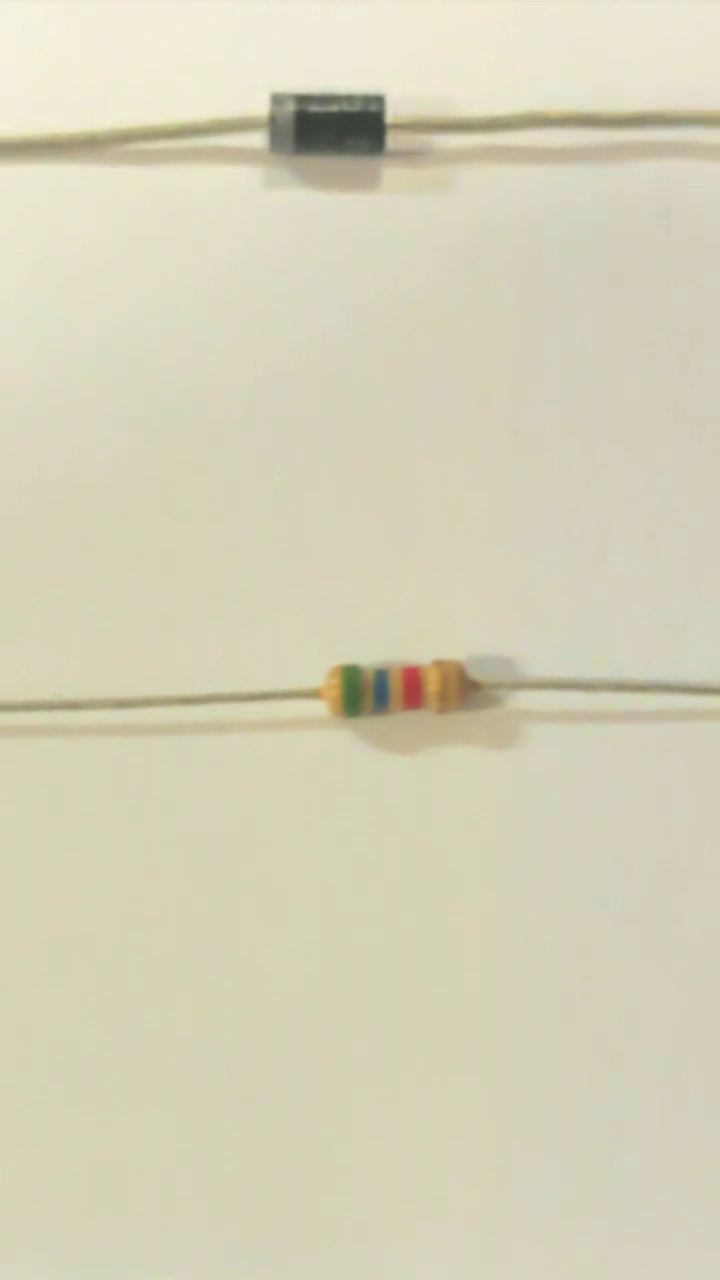
//> input picture frame 84 of TP-VC/video_resistors.mp4, 720 x 1280 px
$ ./project7   (built with g++ and OpenCV 4)
//> lines starting //> are read from the running program, lines starting //| are printed output that depends on the picture; after the words box and inside, x2 and y2 are one past the last pixel; in counts of white or black regions, pixels touching at a corner belong together
#include <opencv2/opencv.hpp>
#include <iostream>
#include <map>
#include <string>
#include <vector>
#include <iomanip>
#include <sstream>

// Função para criar cv::Scalar a partir de valores RGB
cv::Scalar rgb(int r, int g, int b)
{
    return cv::Scalar(b, g, r); // OpenCV usa BGR por padrão
}

// Definição das cores RGB para cada cor de faixa
std::map<std::string, cv::Scalar> rgbColorMap = {
    {"Black", rgb(54, 62, 55)},
    {"Brown", rgb(139, 69, 19)},
    {"Red", rgb(203, 63, 76)}, // nao mexer
    {"Orange", rgb(176, 110, 62)},
    {"Yellow", rgb(255, 255, 0)},
    {"Green", rgb(89, 105, 61)},
    {"Blue", rgb(54, 139, 225)}, // nao mexer
    {"Violet", rgb(238, 130, 238)},
    {"Gray", rgb(128, 128, 128)},
    {"White", rgb(255, 255, 255)},
    {"Gold", rgb(255, 215, 0)},
    {"Silver", rgb(192, 192, 192)} // nao mexer
};

// Função para converter RGB para HSV usando OpenCV
cv::Scalar rgbToHsv(int r, int g, int b)
{
    cv::Mat rgb(1, 1, CV_8UC3, cv::Scalar(b, g, r)); // OpenCV usa BGR por padrão
    cv::Mat hsv;
    cv::cvtColor(rgb, hsv, cv::COLOR_BGR2HSV);

    cv::Vec3b hsvVec = hsv.at<cv::Vec3b>(0, 0);
    return cv::Scalar(hsvVec[0], hsvVec[1], hsvVec[2]);
}

// Definição das cores HSV para cada cor de faixa, convertidas de RGB
std::map<std::string, cv::Scalar> hsvColorMap;

void initializeHsvColorMap()
{
    for (const auto &color : rgbColorMap)
    {
        int r = color.second[2];
        int g = color.second[1];
        int b = color.second[0];
        hsvColorMap[color.first] = rgbToHsv(r, g, b);
    }
//> further down, frame is the input picture: 1280 rows x 720 cols, CV_8UC3; mean B, G, R 184.3, 209.4, 212.8
}

struct Resistor
{
    cv::Rect boundingBox;
    cv::Point centroid;
    std::vector<std::string> colorBands;
    std::string value;
};

std::string decodeResistorValue(const std::vector<std::string> &colors)
{
    if (colors.size() < 3)
        return "Invalid";

    std::map<std::string, int> digitMap = {
        {"Black", 0}, {"Brown", 1}, {"Red", 2}, {"Orange", 3}, {"Yellow", 4}, {"Green", 5}, {"Blue", 6}, {"Violet", 7}, {"Gray", 8}, {"White", 9}};

    std::map<std::string, double> multiplierMap = {
        {"Black", 1}, {"Brown", 10}, {"Red", 100}, {"Orange", 1000}, {"Yellow", 10000}, {"Green", 100000}, {"Blue", 1000000}, {"Gold", 0.1}, {"Silver", 0.01}};

    if (digitMap.find(colors[0]) == digitMap.end() ||
        digitMap.find(colors[1]) == digitMap.end() ||
        multiplierMap.find(colors[2]) == multiplierMap.end())
    {
        return "Invalid";
    }

    int value = digitMap[colors[0]] * 10 + digitMap[colors[1]];
    value *= multiplierMap[colors[2]];
    return std::to_string(value) + " Ohms";
}

void processFrame(cv::Mat &frame, std::vector<Resistor> &resistors)
{
    cv::Mat hsv;
    cv::cvtColor(frame, hsv, cv::COLOR_BGR2HSV); // Função 1 adicional
//> hsv: 1280 rows x 720 cols, CV_8UC3; mean H, S, V 26.8, 34.7, 213

    for (auto it = hsvColorMap.begin(); it != hsvColorMap.end(); ++it)
    {
        const std::string &colorName = it->first;
        const cv::Scalar &hsvColor = it->second;

        cv::Mat mask;
        cv::inRange(hsv, hsvColor - cv::Scalar(10, 50, 50), hsvColor + cv::Scalar(10, 255, 255), mask);

        std::vector<std::vector<cv::Point>> contours;
        cv::findContours(mask, contours, cv::RETR_EXTERNAL, cv::CHAIN_APPROX_SIMPLE); // Função 2 adicional

        for (const auto &contour : contours)
        {
            cv::Rect boundingBox = cv::boundingRect(contour);
            if (boundingBox.area() > 1000)
            { // Ajuste o limite conforme necessário
                cv::Point centroid = (boundingBox.br() + boundingBox.tl()) * 0.5;
                bool matched = false;

                for (auto &resistor : resistors)
                {
                    if ((boundingBox & resistor.boundingBox).area() > 0)
                    {
                        resistor.colorBands.push_back(colorName);
                        resistor.boundingBox |= boundingBox; // Atualiza a bounding box para incluir o novo contorno
                        matched = true;
                        break;
                    }
                }

                if (!matched)
                {
                    std::vector<std::string> colorBands = {colorName};
                    resistors.push_back({boundingBox, centroid, colorBands, ""});
                }
            }
        }
    }
//> this loop made 12 passes
//> pass 1, in processFrame, `cv::inRange(hsv, hsvColor - cv::Scalar(10, 50, 50), hsvColor + cv::Sca..`:
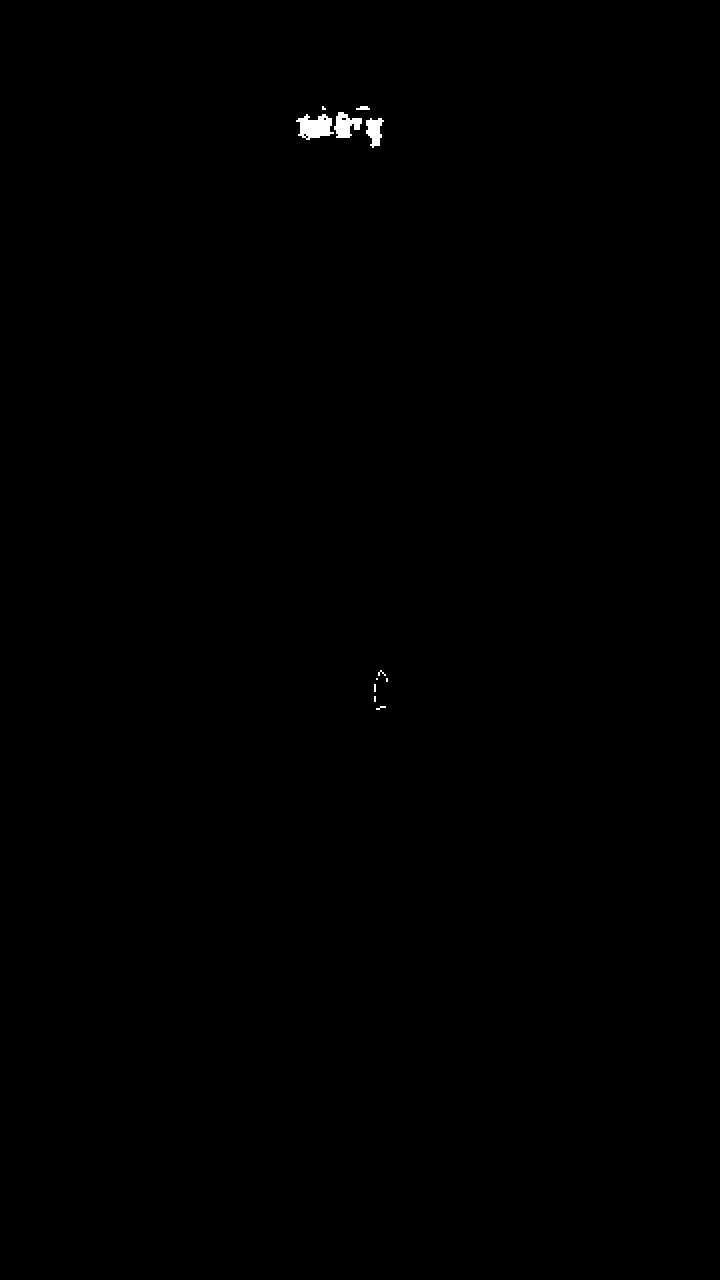
//> mask: 1280 rows x 720 cols, CV_8UC1; 0.17% white; 11 white regions (5 under 20 px), largest, box (x1, y1, x2, y2) and area: (296, 114, 334, 140) 636, (334, 112, 362, 138) 444, (366, 118, 384, 148) 340, (356, 106, 370, 110) 44, (378, 670, 386, 676) 20, (376, 706, 386, 710) 20
//> after the loop, resistors = 3 items

    for (auto &resistor : resistors)
    {
        if (resistor.colorBands.size() >= 3)
        {
            resistor.value = decodeResistorValue(resistor.colorBands);
        }
        else
        {
            resistor.value = "Invalid";
        }
    }
//> this loop made 3 passes
//> (value in decodeResistorValue, resistor.value) on pass 1: (0, "0 Ohms")
}

void drawResistors(cv::Mat &frame, const std::vector<Resistor> &resistors)
{
    for (const auto &resistor : resistors)
    {
        cv::rectangle(frame, resistor.boundingBox, cv::Scalar(0, 255, 0), 2);
        cv::circle(frame, resistor.centroid, 5, cv::Scalar(255, 0, 0), -1);
        cv::putText(frame, resistor.value, resistor.boundingBox.tl() - cv::Point(0, 10), cv::FONT_HERSHEY_SIMPLEX, 0.5, cv::Scalar(0, 255, 0), 2);
    }
}

int main()
{
    initializeHsvColorMap();

    cv::VideoCapture cap("video_resistors.mp4");
    if (!cap.isOpened())
    {
        std::cerr << "Erro ao abrir o vídeo!" << std::endl;
        return -1;
    }

    cv::Mat frame;
    while (cap.read(frame))
    {
        if (frame.empty())
        {
            std::cerr << "Erro ao capturar o frame!" << std::endl;
            break;
        }

        std::vector<Resistor> resistors;
        processFrame(frame, resistors);
//> resistors = 3 items
        drawResistors(frame, resistors);
//> the loop in drawResistors, `for (const auto &resistor : resistors)` made 3 passes
//> resistor.value on pass 1: "0 Ohms"
//> pass 1, in drawResistors, `cv::putText(frame, resistor.value, resistor.boundingBox.tl() - cv::Poi..`:
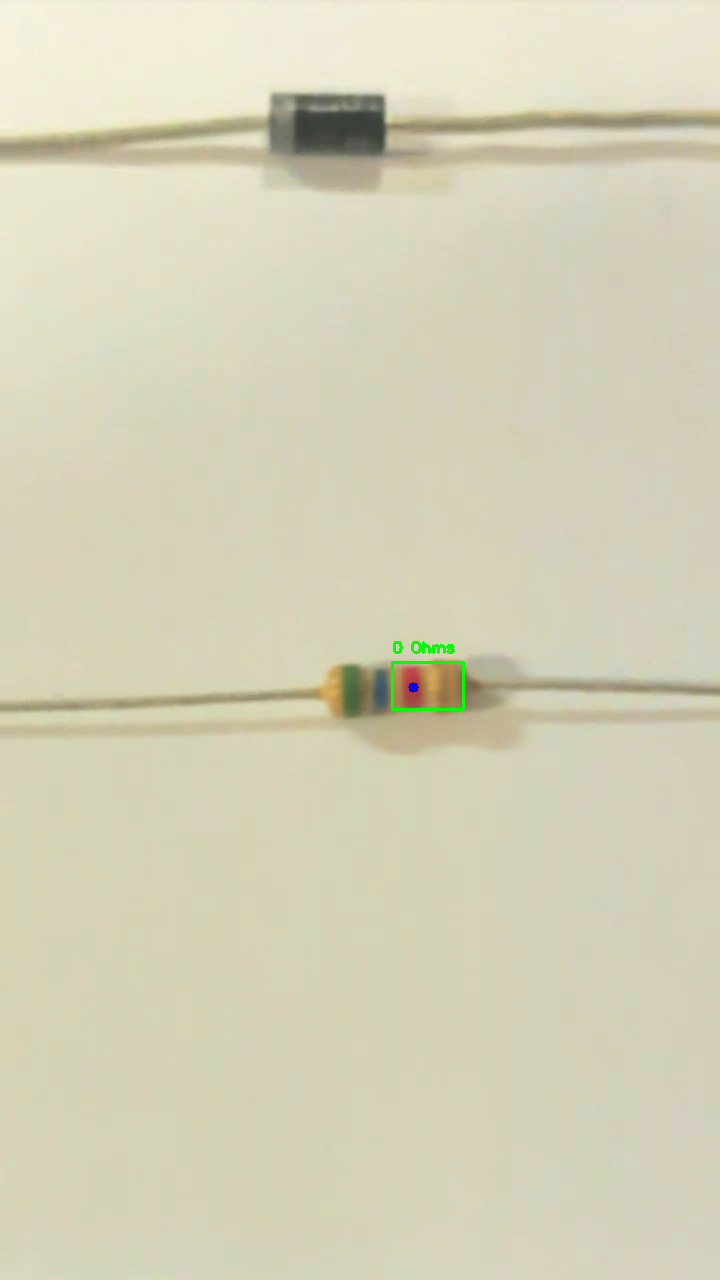
//> frame: 1280 rows x 720 cols, CV_8UC3; 0.13% of pixels changed, all inside (x1, y1, x2, y2) = (391, 641, 465, 711)
//> pass 2, in drawResistors, `cv::putText(frame, resistor.value, resistor.boundingBox.tl() - cv::Poi..`:
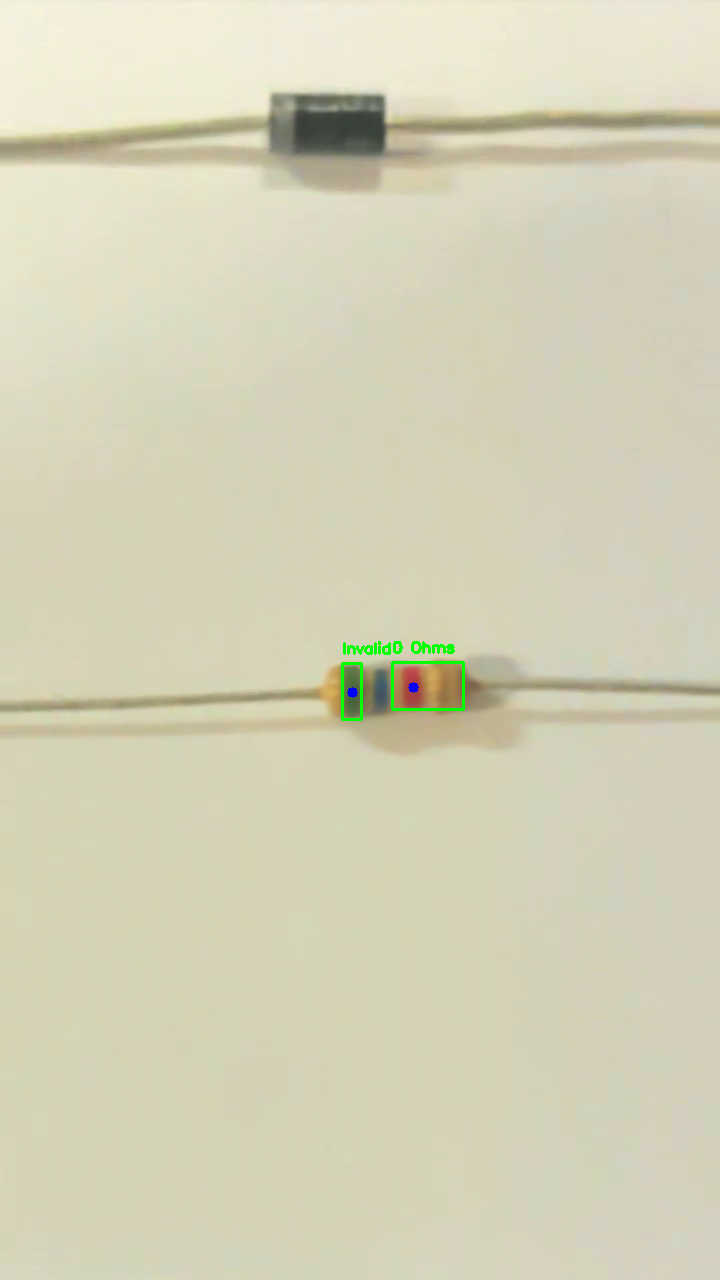
//> frame: 1280 rows x 720 cols, CV_8UC3; 0.1% of pixels changed, all inside (x1, y1, x2, y2) = (341, 641, 391, 721)
//> pass 3, in drawResistors, `cv::putText(frame, resistor.value, resistor.boundingBox.tl() - cv::Poi..`:
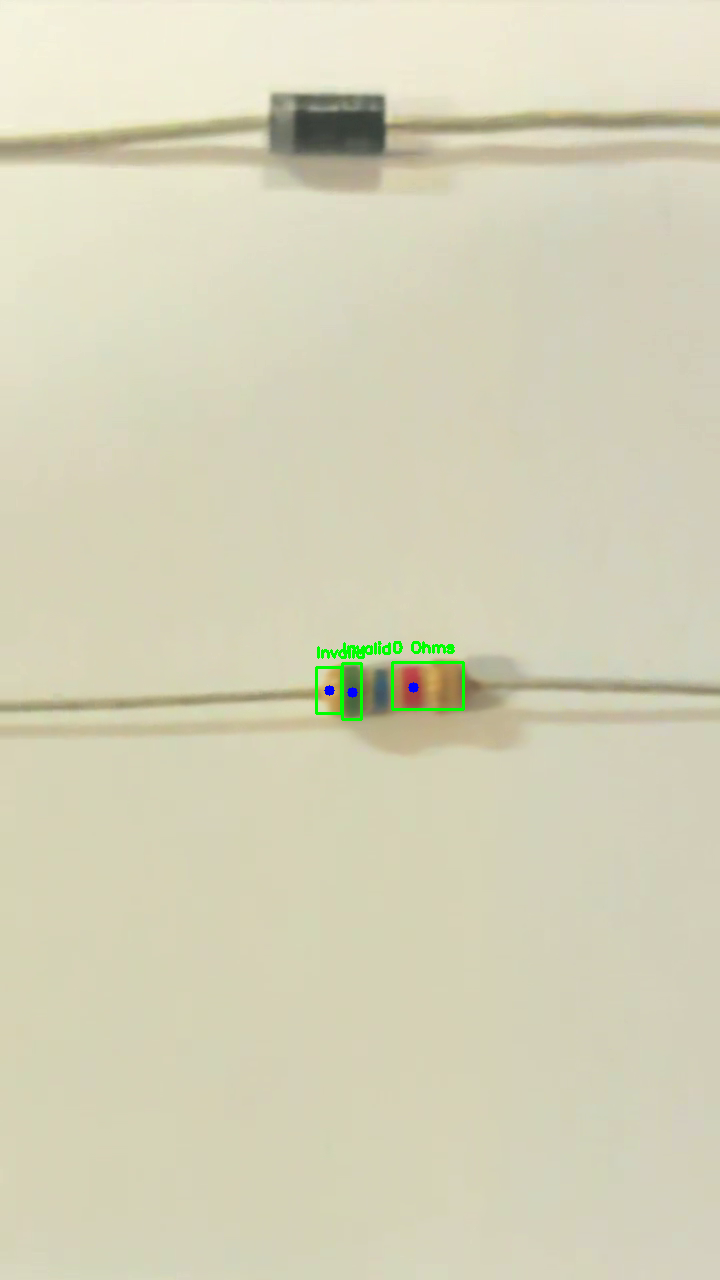
//> frame: 1280 rows x 720 cols, CV_8UC3; 0.07% of pixels changed, all inside (x1, y1, x2, y2) = (315, 645, 365, 715)
        cv::imshow("Processed Frame", frame);
        if (cv::waitKey(30) >= 0)
//> the Esc key is pressed
            break;
    }

    return 0;
}

$ run again, starting later in the video
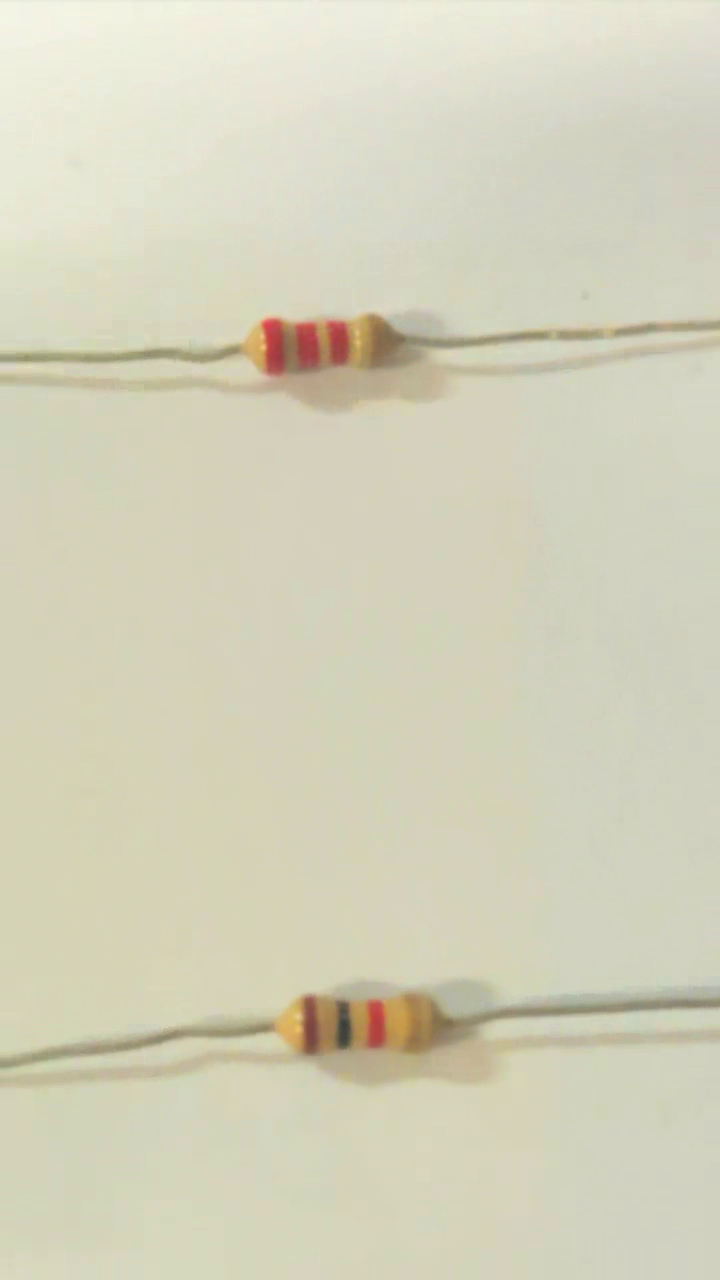
//> input picture frame 380 of TP-VC/video_resistors.mp4, 720 x 1280 px
//> frame is the input picture: 1280 rows x 720 cols, CV_8UC3; mean B, G, R 187.1, 209.6, 211.7
//> hsv: 1280 rows x 720 cols, CV_8UC3; mean H, S, V 28.7, 30.7, 212.2
//> after the loop in processFrame, `for (auto it = hsvColorMap.begin(); it != hsvColorMap.end(); ++it)`: resistors = 5 items
//> the loop in processFrame, `for (auto &resistor : resistors)` made 5 passes
//> the loop in drawResistors, `for (const auto &resistor : resistors)` made 5 passes
//> (resistor.boundingBox, resistor.centroid, resistor.value) on passes 3 to 5: (Rect(326, 318, 24, 50), Point(338, 343), "Invalid"), (Rect(244, 316, 44, 66), Point(275, 349), "0 Ohms"), (Rect(278, 998, 60, 54), Point(308, 1025), "Invalid")
//> pass 1, in drawResistors, `cv::putText(frame, resistor.value, resistor.boundingBox.tl() - cv::Poi..`:
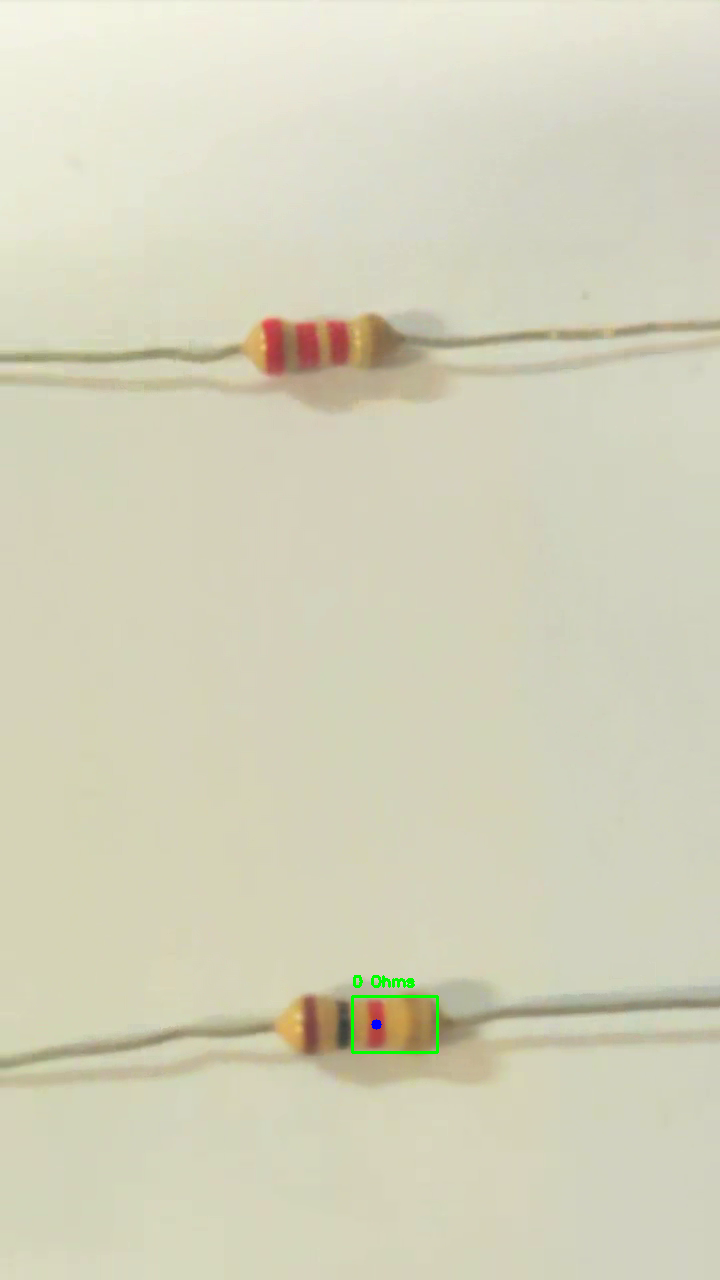
//> frame: 1280 rows x 720 cols, CV_8UC3; 0.14% of pixels changed, all inside (x1, y1, x2, y2) = (351, 975, 439, 1054)
//> after the loop in drawResistors, `for (const auto &resistor : resistors)`:
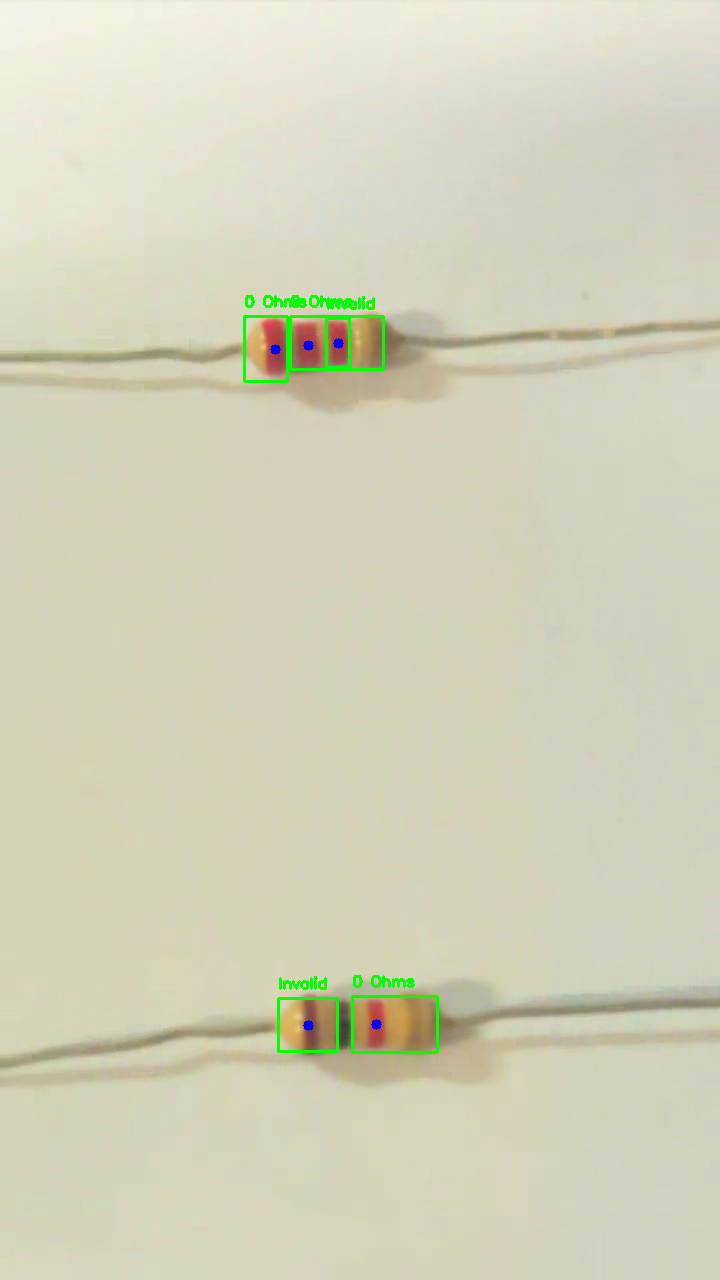
//> frame: 1280 rows x 720 cols, CV_8UC3; mean B, G, R 186.4, 210, 210.6
